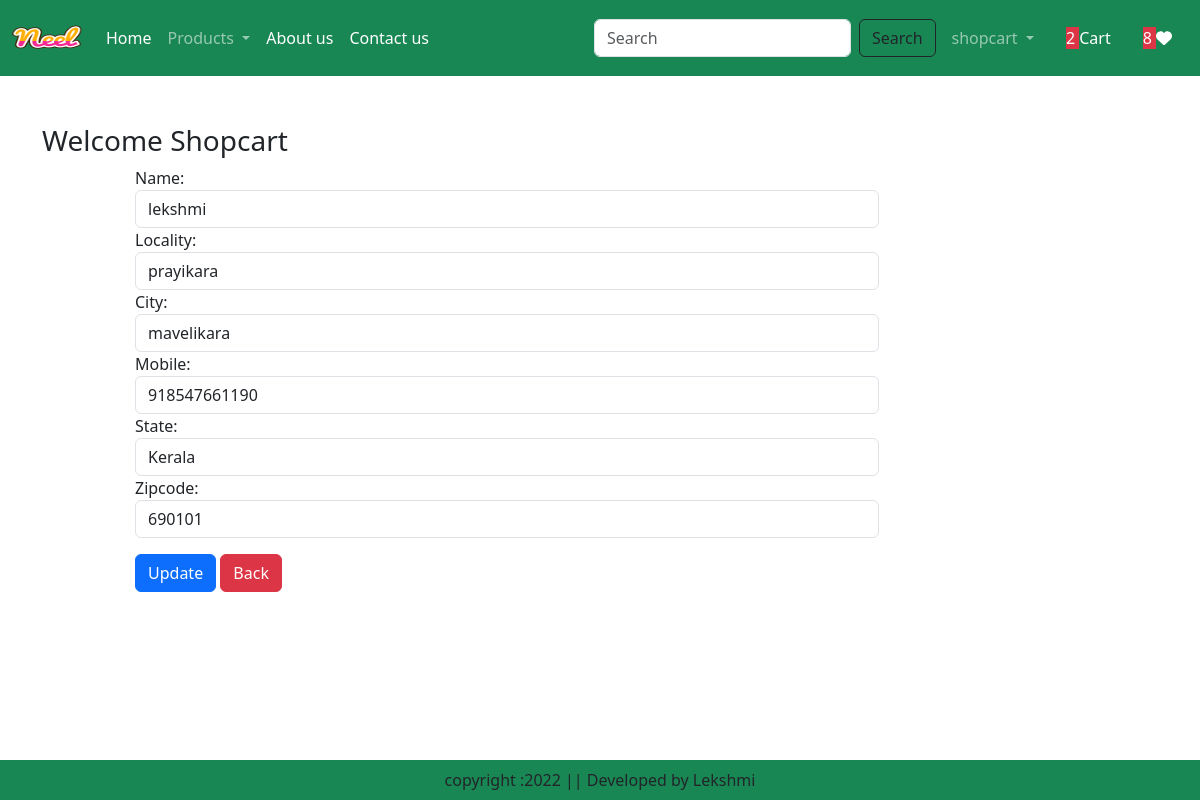
Screenshot of /updateAddress6 (signed in) with the database file from the repository.
### shopapp/models.py (models this page shows, shortened)
class Customer(models.Model):
    user=models.ForeignKey(User,on_delete=models.CASCADE)
    name=models.CharField(max_length=200)
    locality=models.CharField(max_length=200)
    city=models.CharField(max_length=50)
    mobile=models.IntegerField(default=91)
    state=models.CharField(choices=STATE_CHOICES,max_length=100)
    zipcode=models.IntegerField()

### shopapp/views.py (the view, shortened to what this page needs)
# urls.py: path("updateAddress<int:pk>",views.updateAddress.as_view(),name="updateAddress"),
@method_decorator( login_required,name='dispatch')
class updateAddress(View):
    def get(self,request,pk):
       add=Customer.objects.get(pk=pk)
       form = CustomerProfileForm(instance=add)
       totalitem = 0
       wishitem=0
       if request.user.is_authenticated:
          totalitem = len(Cart.objects.filter(user=request.user))
          wishitem = len(Wishlist.objects.filter(user=request.user))
       return render(request,'updateAddress.html',locals())

### shopapp/forms.py
class CustomerProfileForm(forms.ModelForm):
     class Meta:
          model=Customer
          fields=['name','locality','city','mobile','state','zipcode']
          widgets={
               'name':forms.TextInput(attrs={'class':'form-control'}),
               'locality':forms.TextInput(attrs={'class':'form-control'}),
               'city':forms.TextInput(attrs={'class':'form-control'}),
               'mobile':forms.NumberInput(attrs={'class':'form-control'}),
               'state':forms.Select(attrs={'class':'form-control'}),
               'zipcode':forms.NumberInput(attrs={'class':'form-control'}),
          }

### shopapp/templates/updateAddress.html (shortened to what this page needs)
{% extends 'base.html'%}
{% load static %}
{% block main-content %}
<div class="container my-5">
    <div class="row">
        <h3>Welcome <span class="text-capitalize">{{request.user}}</span></h3>
    </div>
    <div class="col-sm-8 offset-sm-1">
        <form action="" method="post">
            {% for fm in form %}
                {{fm.label_tag}} {{fm}} <small class="text-danger">{{fm.errors|striptags}}</small>
                {% endfor %}
                <div class="col-12 mt-3">
                <button  type="submit" class="btn btn-primary">Update</button>
                <a href="{% url 'address'%}" type="button"class='btn btn-danger'>Back</a>
    </div>
    </form>
</div>
</div>
{% endblock main-content %}

### shopapp/templates/base.html (shortened to what this page needs)
<!DOCTYPE html>
{% load static %}
<html lang="en">
<head>
    <link href="https://cdn.jsdelivr.net/npm/bootstrap@5.3.0-alpha1/dist/css/bootstrap.min.css" rel="stylesheet">
    <link rel="stylesheet" href="{% static 'app/css/owl.carousel.min.css' %}" />
    <link rel="stylesheet" href="{% static 'app/css/all.min.css' %}" />
    <link rel="stylesheet" href="{% static 'app/css/style.css' %}" />
</head>
<body>
    <nav class="navbar navbar-expand-lg navbar-dark bg-success">
        <div class="container-fluid">
          <a class="navbar-brand" href="#">
            <img src="{% static 'app/images/product/Neel.png' %}" width="70" height="50"/>
          </a>
          <div class="collapse navbar-collapse" id="navbarSupportedContent">
            <ul class="navbar-nav me-auto mb-2 mb-lg-0">
              {% if request.user.is_authenticated %}
              <li class="nav-item">
                <a class="nav-link active" aria-current="page" href="/">Home</a>
              </li>
              <li class="nav-item dropdown">
                <a class="nav-link dropdown-toggle" href="#" role="button" data-bs-toggle="dropdown" aria-expanded="false">
                  Products
                </a>
              </li>
              <li class="nav-item">
                <a class="nav-link text-white" href="{% url 'about' %}">About us</a>
              </li>
              <li class="nav-item">
                <a class="nav-link text-white" href="{% url 'contact' %}">Contact us</a>
              </li>
            </ul>
            <form class="d-flex" role="search" action="/search">
              <input class="form-control me-2" type="search" placeholder="Search" name="search" aria-label="Search">
              <button class="btn btn-outline-dark" type="submit">Search</button>
            </form>
          </div>
          <ul class="navbar-nav me-auto mb-2 mb-lg-0">
            <li class="nav-item dropdown mx-2">
                <a class="nav-link dropdown-toggle" href="#" role="button" data-bs-toggle="dropdown" aria-expanded="false">
                    {{request.user}}
                    </a>
            </li>
            <li class="nav-item mx-2">
                <a href="{% url 'showcart' %}" class="nav-link text-white"> <span class="budge bg-danger">{% if totalitem > 0 %} {{totalitem}} {% endif %}</span>Cart </a>
            </li>
            <li class="nav-item mx-2">
                <a href="#" class="nav-link text-white"><span class="budge bg-danger">{% if wishitem > 0 %} {{wishitem}} {% endif %}</span>    <i class="fa fa-heart"></i> </a>
            </li>
            {% endif %}
          </ul>
        </div>
      </nav>
      {% block main-content %} {% endblock main-content %}
      <footer class="container-fluid fixed-bottom bg-success text-center p-2 mt-5">
        copyright :2022 || Developed by Lekshmi
      </footer>
</body>
</html>

### rows the page displays
Customer: form "lekshmi" "prayikara" "mavelikara" "918547661190" "Kerala" "690101"

### other values shown
{{ request.user }} "shopcart"
{{ totalitem }} "2"
{{ wishitem }} "8"
{{ request.user }} "Shopcart"
{{ fm.label_tag }} "Name:" "Locality:" "City:" "Mobile:" "State:" "Zipcode:"
